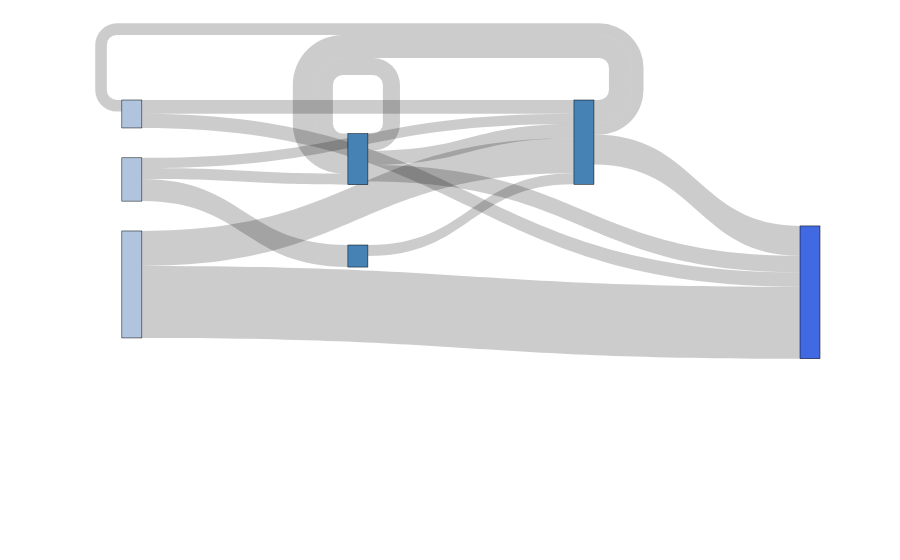

Notebook code cell kept with this figure:
### Code cell
fig = go.Figure(data=[go.Sankey(
    node = dict(
      pad = 15,
      thickness = 20,
      line = dict(color = "black", width = 0.5),
      color = ["lightsteelblue", "lightsteelblue", "lightsteelblue", "steelblue", "steelblue", "steelblue", "steelblue", "steelblue", "steelblue", "royalblue"]
    ),
    link = dict(
      source = list(df_transition_grouped_imp.jugement_prec),
      target = list(df_transition_grouped_imp.jugement_famille),
      value = list(df_transition_grouped_imp.SIREN)
  ))])
fig.update_layout(font_size=20)
fig.show()

### Figure 1 — Plotly figure (JSON) as saved in the notebook; plotly's stock layout.template omitted (floating-point values rounded to 4 significant figures)
{"data": [{"link": {"source": [0, 0, 1, 1, 2, 2, 2, 3, 3, 3, 5, 5, 5, 6], "target": [5, 9, 5, 9, 3, 5, 6, 3, 5, 9, 0, 3, 9, 5], "value": [2947, 3075, 7524, 15519, 2368, 2212, 4750, 3680, 3098, 3565, 2497, 4952, 6447, 2379]}, "node": {"color": ["lightsteelblue", "lightsteelblue", "lightsteelblue", "steelblue", "steelblue", "steelblue", "steelblue", "steelblue", "steelblue", "royalblue"], "line": {"color": "black", "width": 0.5}, "pad": 15, "thickness": 20}, "type": "sankey"}], "layout": {"font": {"size": 20}}}
